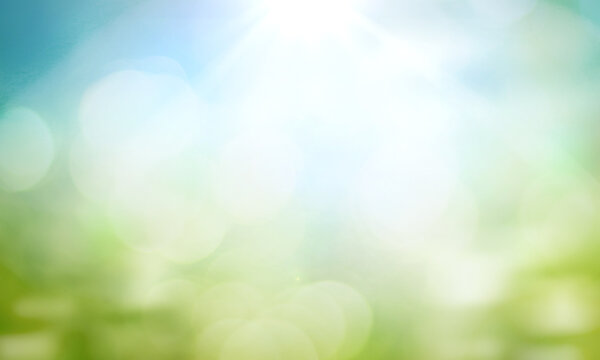
#> input picture sample_2.jpg, 600 x 360 px
$ python shape_construction.py
#> lines starting #> are read from the running program, lines starting #| are printed output that depends on the picture
import cv2, numpy as np

img=cv2.imread("sample_2.jpg")
#> img is the input picture: shape (360, 600, 3); mean B, G, R 198.6, 226, 204.1
out=img.copy()

cv2.rectangle(out,(10,10),(200,200),(1,255,0),3)
cv2.circle(out,(300,300),50,(255,0,0),-1)

cv2.putText(out,"Hello",(80,100),cv2.FONT_HERSHEY_SIMPLEX,1,(0,0,255),2)
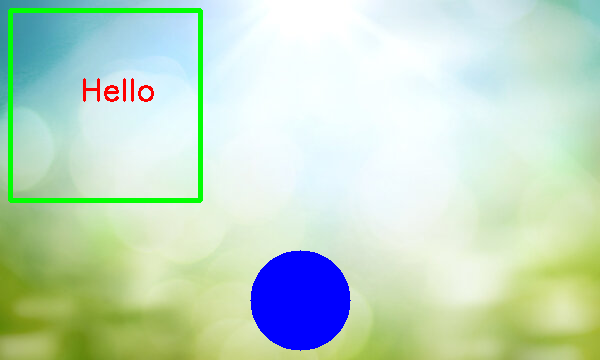
#> out: shape (360, 600, 3); mean B, G, R 197.1, 217.9, 193.5

h1,w1=img.shape[:2]
#> h1 = 360; w1 = 600
out_resized=cv2.resize(out,(w1,h1))
combo=cv2.hconcat([img,out_resized])
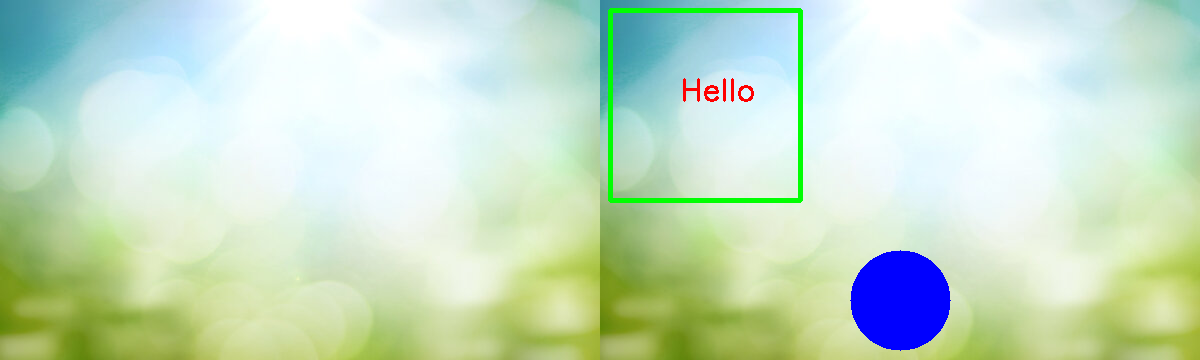
#> combo: shape (360, 1200, 3); mean B, G, R 197.9, 222, 198.8
cv2.imshow("combo",combo)
cv2.waitKey(0)
cv2.destroyAllWindows()

$ run again, with sample_1.jpg copied over sample_2.jpg
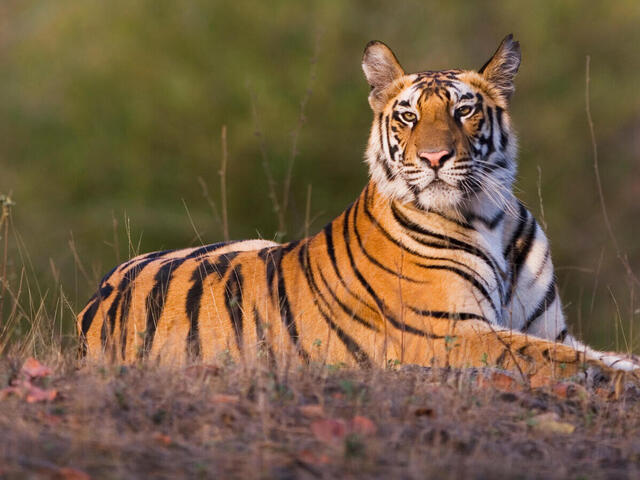
#> input picture sample_1.jpg, 640 x 480 px
#> img is the input picture: shape (480, 640, 3); mean B, G, R 67.7, 94.4, 118.1
#> `cv2.putText(out,"Hello",(80,100),cv2.FONT_HERSHEY_SIMPLEX,1,(0,0,255),2)`:
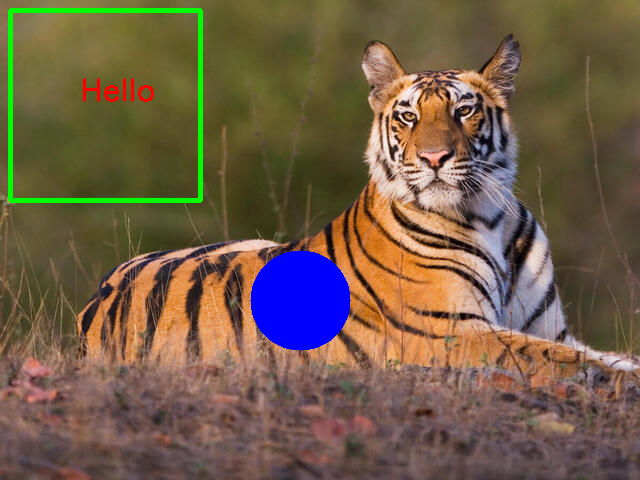
#> out: shape (480, 640, 3); mean B, G, R 71.8, 93.4, 112.8
#> `combo=cv2.hconcat([img,out_resized])`:
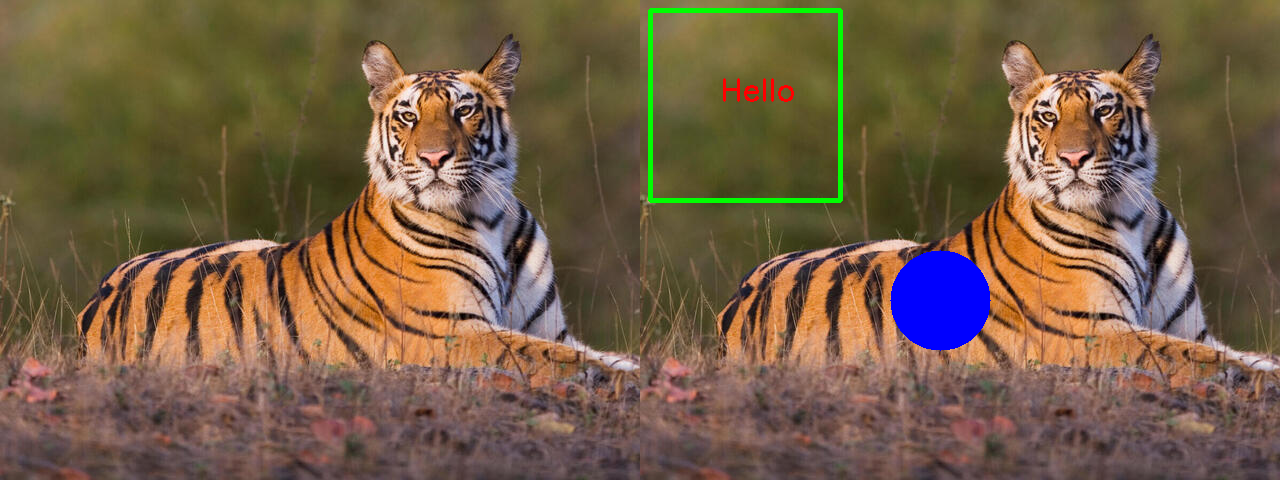
#> combo: shape (480, 1280, 3); mean B, G, R 69.8, 93.9, 115.5
